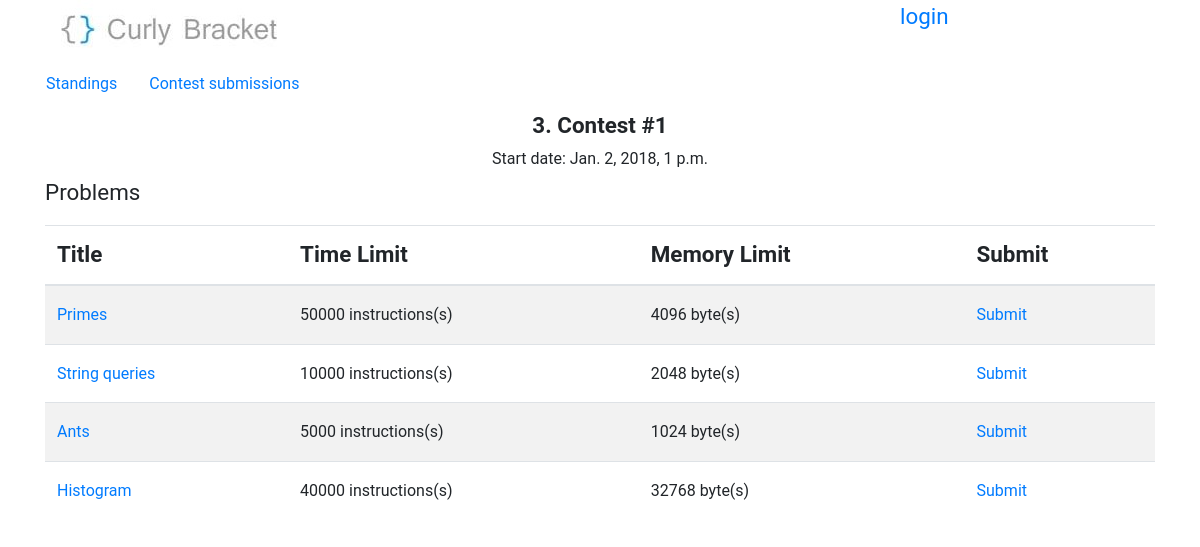
Screenshot of /contest/3 with the database file from the repository.
### BracketsOJ/models.py (models this page shows, shortened)
class contest(models.Model):
    name = models.CharField(max_length=50)
    start_date = models.DateTimeField()
    end_date = models.DateTimeField(blank=True,null=True)

class problem(models.Model):
    title = models.CharField(max_length=50)
    time_limit = models.IntegerField(default=100)
    memory_limit = models.IntegerField(default=64)
    statement = models.CharField(max_length=1500)
    input_section = models.CharField(max_length=500)
    output_section = models.CharField(max_length=500)
    samples = models.IntegerField(default=1)
    notes = models.CharField(max_length=200, blank=True, null=True)
    added = models.DateField(auto_now_add=True, blank=True)
    contest = models.ForeignKey(contest, on_delete=models.SET_NULL, null=True, blank=True)
    checker = models.CharField(max_length=50, default='ecmp')

### BracketsOJ/views.py (the view)
# urls.py: re_path('^contest/(?P<contest_id>\d+)/?$', views.dashboardView, name='dashboard'),
def dashboardView(request, contest_id):
    current_contest = get_object_or_404(contest, id=contest_id, start_date__lte=datetime.now())
    problems = current_contest.problem_set.all()
    try:
        return render(request, 'dashboard.html', {'contest': current_contest, 'problems': problems})
    except:
        raise SuspiciousOperation()

### templates/dashboard.html (shortened to what this page needs)
{% extends 'base.html' %}
{% block content %}
        <div>
            <nav class="row nav problem-text">
                {% if contest is not none %}<a class="nav-link" href="/contest/{{ contest.id }}/scoreboard">Standings</a>{% endif %}
                <a class="nav-link" href="/contest/{{ contest.id }}/submissions">Contest submissions</a>
            </nav>
        </div>
        <div class="mx-auto" style="text-align: center">
            <div class="offset-4 col-4"><b>{{ contest.id }}. {{ contest.name }}</b></div>
            <div class="offset-4 col-4 problem-text">Start date: {{ contest.start_date }}</div>
        </div>
        <div>
            <p>Problems</p>
            <div class="table-responsive">
                <table class="table table-striped">
                    <thead>
                        <tr>
                            <th colspan="2">
                                Title
                            </th>
                            <th>
                                Time Limit
                            </th>
                            <th>
                                Memory Limit
                            </th>
                            <th>
                                Submit
                            </th>
                        </tr>
                    </thead>
                    <tbody class="problem-text">
                    {% for problem in problems %}
                        <tr>
                            <td colspan="2">
                                <a href="/contest/{{ contest.id }}/problem/{{ problem.id }}">{{ problem.title }}</a>
                            </td>
                            <td>
                                {{ problem.time_limit }} instructions(s)
                            </td>
                            <td>
                                {{ problem.memory_limit }} byte(s)
                            </td>
                            <td>
                                <a href="/contest/{{ contest.id }}/problem/{{ problem.id }}/submit">Submit</a>
                            </td>
                        </tr>
                    {% endfor %}
                    </tbody>
                </table>
            </div>
        </div>
{% endblock %}

### templates/base.html (style rules this page uses)
body { line-height: 1.5em; font-size: 1.4rem; font-family: "Roboto", "Lucida Grande", Verdana, Arial, sans-serif; padding-bottom: 47px; }
.problem-text { font-size: 1rem; }

### rows the page displays
contest: id "3", name "Contest #1", start_date "Jan. 2, 2018, 1 p.m."
problem: title "Primes", time_limit "50000", memory_limit "4096"
problem: title "String queries", time_limit "10000", memory_limit "2048"
problem: title "Ants", time_limit "5000", memory_limit "1024"
problem: title "Histogram", time_limit "40000", memory_limit "32768"
